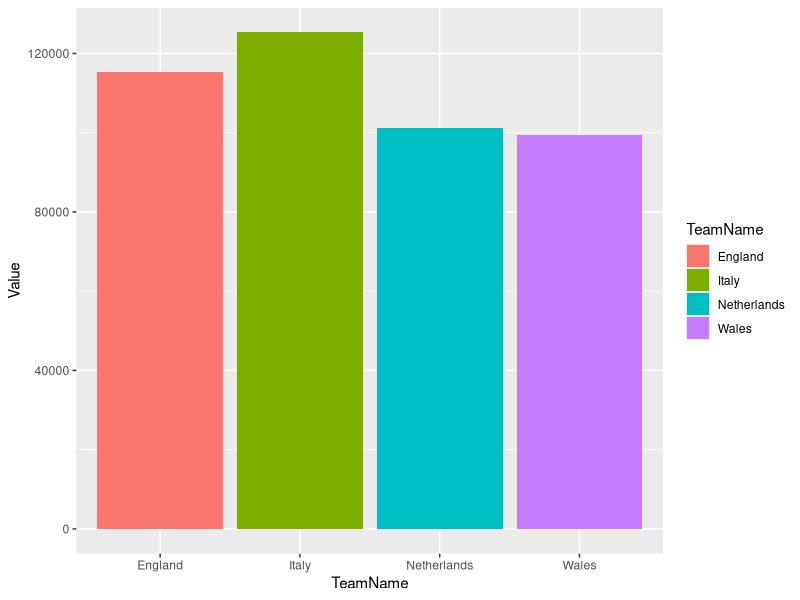
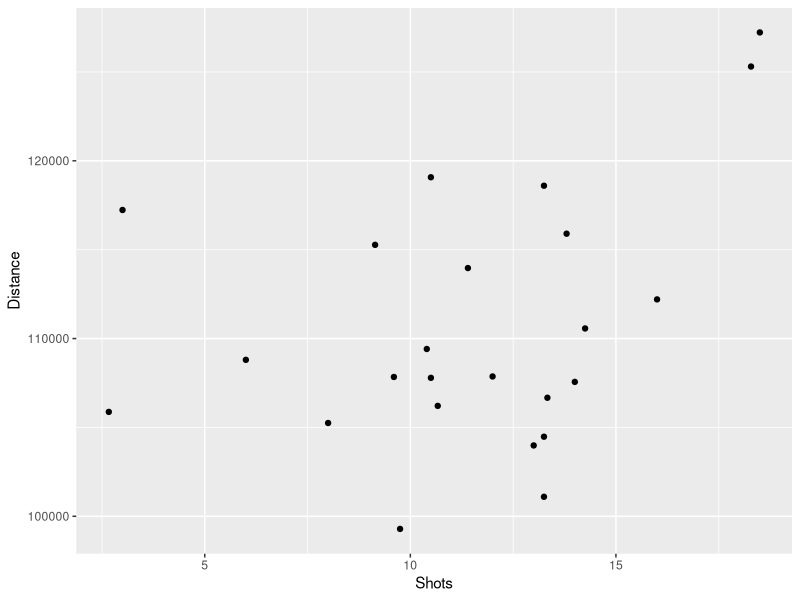

Reproduce these figures in R, in order.
## ---- chunk 1
knitr::opts_chunk$set(echo = FALSE)
## ---- chunk 2
library(tidyverse)
library(ggplot2)
library(knitr)
## ---- chunk 3
TeamStats <- read_csv("TeamStats.csv", show_col_types = FALSE)
glimpse(TeamStats)

## ---- chunk 4
data <- TeamStats %>% select(TeamName, StatsName, Value, MatchID)
glimpse(data)
## ---- chunk 5
dist_cov <- data %>% 
  group_by(TeamName) %>% 
  filter(StatsName == "Distance covered (m)") %>% 
  mutate(Value = as.numeric(Value))

kable_dis <- dist_cov %>% group_by(TeamName) %>% 
  select(TeamName, Value) %>% 
  arrange(Value)

kable(kable_dis)


## ---- chunk 6

avg_dist <- dist_cov %>% group_by(TeamName) %>% 
  select(Value,TeamName) %>% 
  summarise(mean(Value, na.rm = T))
## ---- chunk 7
Distance <- suppressWarnings(as.numeric(dist_cov$Distance))
## ---- chunk 8
names(avg_dist)[2] <- "Distance"
## ---- chunk 9
england_dis <- dist_cov %>% group_by(TeamName) %>%
  filter(TeamName == "England") %>% 
  summarise(mean(Value))

## ---- chunk 10
italy_dis <- dist_cov %>% group_by(TeamName) %>%
  filter(TeamName == "Italy") %>% 
  summarise(mean(Value))

wales_dis <- dist_cov %>% group_by(TeamName) %>%
  filter(TeamName == "Wales") %>% 
  summarise(mean(Value))

Netherlands_dis <- dist_cov %>% group_by(TeamName) %>%
  filter(TeamName == "Netherlands") %>% 
  summarise(mean(Value))

compare_dis <- full_join(italy_dis,england_dis)

compare_dis <- full_join(compare_dis, Netherlands_dis)

compare_dis <- full_join(compare_dis, wales_dis)

names(compare_dis)[2] <- "Value"

## ---- chunk 11
dist_graph <- ggplot(compare_dis, aes(x=TeamName, y = Value, fill = TeamName))
dist_graph + geom_bar(stat = "identity")
## ---- chunk 12

total_attempts <- data %>%
  group_by(TeamName) %>% 
  filter(StatsName == "Total Attempts") %>% 
  mutate(Value = as.numeric(Value)) %>% 
  arrange(Value)

kable_attempts <- total_attempts %>% group_by(TeamName) %>% 
  select(TeamName, Value)
  
  
kable(kable_attempts)
## ---- chunk 13
avg_attempts <- total_attempts %>% group_by(TeamName) %>% 
  select(Value,TeamName) %>% 
  summarise(mean(Value, na.rm = T))

names(avg_attempts)[2] <- "Value"
kable(avg_attempts)
## ---- chunk 14
dist_attempts <- full_join(avg_attempts,avg_dist)
names(dist_attempts)[2] <- "Shots"
names(dist_attempts)[3] <- "Distance"

kable(dist_attempts)

## ---- chunk 15
avg_dist_plot <- ggplot(data = dist_attempts %>% select(Shots, Distance), mapping = aes(x = Shots, y = Distance))
avg_dist_plot + geom_point()

